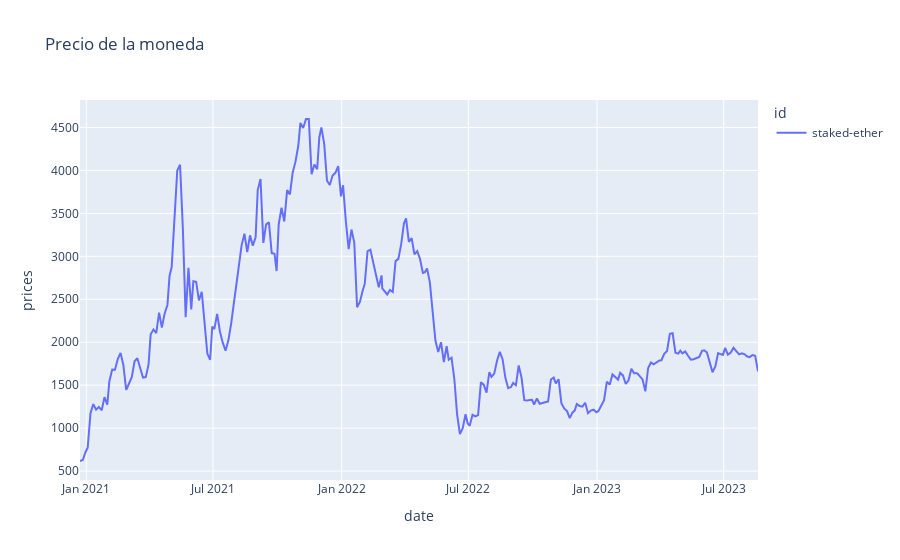

Source (notebook cell):
### Code cell
fig = px.line(staked_ether_df, x="date", y="prices", color="id",
              title="Precio de la moneda")

fig.show()

### Figure 1 — Plotly figure (JSON) as saved in the notebook; plotly's stock layout.template omitted (floating-point values rounded to 4 significant figures; data arrays with more than 128 entries replaced by an {"elided": "..."} marker saying what was removed)
{"data": [{"hovertemplate": "id=staked-ether<br>date=%{x}<br>prices=%{y}<extra></extra>", "legendgroup": "staked-ether", "line": {"color": "#636efa", "dash": "solid"}, "marker": {"symbol": "circle"}, "mode": "lines", "name": "staked-ether", "orientation": "v", "showlegend": true, "type": "scatter", "x": {"elided": "253 str values"}, "xaxis": "x", "y": {"elided": "253 float values"}, "yaxis": "y"}], "layout": {"legend": {"title": {"text": "id"}, "tracegroupgap": 0}, "title": {"text": "Precio de la moneda"}, "xaxis": {"anchor": "y", "domain": [0, 1], "title": {"text": "date"}}, "yaxis": {"anchor": "x", "domain": [0, 1], "title": {"text": "prices"}}}}
